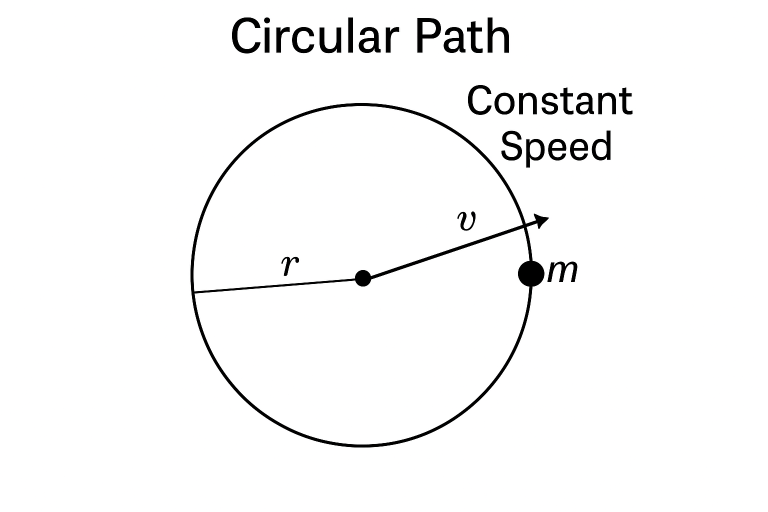
#> input picture uploads/generated_images/69a716da28d7c0beda0be0b6/69a716df28d7c0beda0be103/restored-image-1775037979157scmj.png, 1536 x 1024 px (shown at 1/2 size)
$ python import_scanned_pdf.py --input ../uploads/generated_images/69a716da28d7c0beda0be0b6/69a716df28d7c0beda0be103/restored-image-1775037979157scmj.png --output out
#> lines starting #> are read from the running program, lines starting #| are printed output that depends on the picture; after the words box and inside, x2 and y2 are one past the last pixel; in counts of white or black regions, pixels touching at a corner belong together
#!/usr/bin/env python3
"""
Scanned PDF processor for question imports.

Pipeline:
1) Render PDF pages at target DPI
2) Preprocess pages (grayscale, contrast, adaptive threshold, denoise, deskew)
3) Detect question blocks by text-density layout segmentation
4) Detect/crop likely diagram regions inside blocks

Output JSON is printed to stdout for Node.js service consumption.
"""

import argparse
import json
import os
import sys

import cv2
import pymupdf as fitz  # `import fitz` triggers a deprecation notice on stdout in
                         # current PyMuPDF, which corrupts this script's JSON-on-
                         # stdout contract with its Node.js caller — see
                         # docs/XAMIGO_V2_MASTER_PHASE_4_OFFLINE_EVALUATION.md.
                         # Same API, canonical import name, no output side effect.
import numpy as np


def ensure_dir(path):
    os.makedirs(path, exist_ok=True)


# [5 lines left out: function to_bgr, not called in this run]


def deskew_images(color_img, binary_img):
    inv = 255 - binary_img
    coords = np.column_stack(np.where(inv > 0))
    if coords.size == 0:
        return color_img, binary_img, 0.0

    rect = cv2.minAreaRect(coords.astype(np.float32))
    raw_angle = float(rect[-1])
    angle = raw_angle
    if angle < -45:
        angle = 90 + angle
    if angle > 45:
        angle = angle - 90

    # Ignore pathological angle detections; scanned pages are usually near upright.
    if abs(angle) < 0.2 or abs(angle) > 15:
        return color_img, binary_img, 0.0

    h, w = binary_img.shape[:2]
    center = (w // 2, h // 2)
    matrix = cv2.getRotationMatrix2D(center, angle, 1.0)
    rotated_color = cv2.warpAffine(
        color_img, matrix, (w, h), flags=cv2.INTER_CUBIC, borderMode=cv2.BORDER_REPLICATE
    )
    rotated_binary = cv2.warpAffine(
        binary_img, matrix, (w, h), flags=cv2.INTER_CUBIC, borderMode=cv2.BORDER_REPLICATE
    )
    return rotated_color, rotated_binary, float(angle)


def preprocess_page(color_img):
    gray = cv2.cvtColor(color_img, cv2.COLOR_BGR2GRAY)
    gray = cv2.GaussianBlur(gray, (3, 3), 0)

    # Contrast enhancement
    clahe = cv2.createCLAHE(clipLimit=2.0, tileGridSize=(8, 8))
    contrast = clahe.apply(gray)

    # Noise reduction + adaptive threshold
    denoised = cv2.medianBlur(contrast, 3)
    binary = cv2.adaptiveThreshold(
        denoised,
        255,
        cv2.ADAPTIVE_THRESH_GAUSSIAN_C,
        cv2.THRESH_BINARY,
        35,
        11,
    )

    rotated_color, rotated_binary, angle = deskew_images(color_img, binary)
    return rotated_color, rotated_binary, angle


def spans_from_mask(mask, min_len=8):
    spans = []
    start = None
    for idx, val in enumerate(mask):
        if val and start is None:
            start = idx
        if not val and start is not None:
            if idx - start >= min_len:
                spans.append((start, idx - 1))
            start = None
    if start is not None and len(mask) - start >= min_len:
        spans.append((start, len(mask) - 1))
    return spans


def merge_spans(spans, max_gap):
    if not spans:
        return []
    merged = [list(spans[0])]
    for s, e in spans[1:]:
        if s - merged[-1][1] <= max_gap:
            merged[-1][1] = max(merged[-1][1], e)
        else:
            merged.append([s, e])
    return [(s, e) for s, e in merged]


def detect_question_blocks(binary_img):
    inv = 255 - binary_img
    h, w = inv.shape[:2]

    row_ink = np.sum(inv > 0, axis=1)
    row_threshold = max(4, int(w * 0.003))
    text_rows = row_ink > row_threshold

    line_spans = spans_from_mask(text_rows, min_len=8)
    if not line_spans:
        return [(0, 0, w, h)]

    # Merge close lines so one question + options stay in same block
    blocks_y = merge_spans(line_spans, max_gap=90)

    blocks = []
    for y1, y2 in blocks_y:
        y1 = max(0, y1 - 10)
        y2 = min(h - 1, y2 + 12)
        if y2 - y1 < 60:
            continue

        region = inv[y1 : y2 + 1, :]
        col_ink = np.sum(region > 0, axis=0)
        col_threshold = max(5, int((y2 - y1 + 1) * 0.02))
        cols = np.where(col_ink > col_threshold)[0]
        if cols.size > 0:
            x1 = max(0, int(cols[0]) - 12)
            x2 = min(w - 1, int(cols[-1]) + 12)
        else:
            x1, x2 = 0, w - 1

        if (x2 - x1) < 220:
            continue

        blocks.append((x1, y1, x2 + 1, y2 + 1))

    if not blocks:
        blocks = [(0, 0, w, h)]

    # Merge near-overlapping blocks
    blocks.sort(key=lambda b: (b[1], b[0]))
    merged = [list(blocks[0])]
    for x1, y1, x2, y2 in blocks[1:]:
        px1, py1, px2, py2 = merged[-1]
        if y1 - py2 <= 28:
            merged[-1] = [min(px1, x1), min(py1, y1), max(px2, x2), max(py2, y2)]
        else:
            merged.append([x1, y1, x2, y2])

    merged_blocks = [tuple(b) for b in merged]

    # Secondary contour-based fallback if segmentation looks too narrow.
    max_height = max((b[3] - b[1]) for b in merged_blocks) if merged_blocks else 0
    if len(merged_blocks) == 1 and max_height < int(h * 0.22):
        inv = 255 - binary_img
        kernel = cv2.getStructuringElement(cv2.MORPH_RECT, (45, 11))
        closed = cv2.morphologyEx(inv, cv2.MORPH_CLOSE, kernel, iterations=2)
        contours, _ = cv2.findContours(closed, cv2.RETR_EXTERNAL, cv2.CHAIN_APPROX_SIMPLE)
        contour_boxes = []
        for c in contours:
            x, y, bw, bh = cv2.boundingRect(c)
            area = bw * bh
            if area < 9000:
                continue
            if bw < 260 or bh < 70:
                continue
            contour_boxes.append((x, y, x + bw, y + bh))

        contour_boxes.sort(key=lambda b: (b[1], b[0]))
        if contour_boxes:
            merged2 = [list(contour_boxes[0])]
            for x1, y1, x2, y2 in contour_boxes[1:]:
                px1, py1, px2, py2 = merged2[-1]
                if y1 - py2 <= 30:
                    merged2[-1] = [min(px1, x1), min(py1, y1), max(px2, x2), max(py2, y2)]
                else:
                    merged2.append([x1, y1, x2, y2])
            merged_blocks = [tuple(b) for b in merged2]

    return merged_blocks


def detect_diagram_bbox(block_binary):
    inv = 255 - block_binary
    bh, bw = inv.shape[:2]
    block_area = float(max(1, bw * bh))

    num_labels, labels, stats, _ = cv2.connectedComponentsWithStats(inv, connectivity=8)
    candidates = []
    for idx in range(1, num_labels):
        x = int(stats[idx, cv2.CC_STAT_LEFT])
        y = int(stats[idx, cv2.CC_STAT_TOP])
        w = int(stats[idx, cv2.CC_STAT_WIDTH])
        h = int(stats[idx, cv2.CC_STAT_HEIGHT])
        area = float(stats[idx, cv2.CC_STAT_AREA])

        if area < 0.015 * block_area:
            continue
        if w < 0.18 * bw or h < 0.12 * bh:
            continue
        if h < 25:
            continue

        candidates.append((area, x, y, w, h))

    if not candidates:
        return None

    _, x, y, w, h = max(candidates, key=lambda item: item[0])
    pad = 8
    x1 = max(0, x - pad)
    y1 = max(0, y - pad)
    x2 = min(bw, x + w + pad)
    y2 = min(bh, y + h + pad)
    if (x2 - x1) < 40 or (y2 - y1) < 40:
        return None
    return x1, y1, x2, y2


def detect_text_and_options_regions(binary_without_diagram):
    inv = 255 - binary_without_diagram
    bh, bw = inv.shape[:2]
    row_ink = np.sum(inv > 0, axis=1)
    row_threshold = max(3, int(bw * 0.0025))
    text_rows = row_ink > row_threshold
    spans = spans_from_mask(text_rows, min_len=4)

    if not spans:
        return {
            "questionTextRegion": [0, 0, int(bw), int(bh)],
            "optionsRegion": None,
        }

    text_top = max(0, spans[0][0] - 2)
    text_bottom = min(bh, spans[-1][1] + 2)

    options_start = None
    for idx, (start, _end) in enumerate(spans):
        if start >= int(bh * 0.45) and (len(spans) - idx) >= 3:
            options_start = start
            break

    if options_start is None and len(spans) >= 3:
        options_start = spans[-3][0]

    if options_start is None:
        return {
            "questionTextRegion": [0, int(text_top), int(bw), int(text_bottom)],
            "optionsRegion": None,
        }

    q_bottom = max(text_top + 5, options_start - 2)
    question_region = [0, int(text_top), int(bw), int(min(bh, q_bottom))]
    options_region = [0, int(max(0, options_start - 2)), int(bw), int(text_bottom)]
    return {
        "questionTextRegion": question_region,
        "optionsRegion": options_region,
    }


def process_page_image(color, page_number, output_dir):
    processed_color, processed_binary, angle = preprocess_page(color)
    raw_page_path = os.path.abspath(os.path.join(output_dir, f"page_{page_number}.png"))
    pre_page_path = os.path.abspath(os.path.join(output_dir, f"page_{page_number}_pre.png"))
    cv2.imwrite(raw_page_path, color)
    cv2.imwrite(pre_page_path, processed_binary)

    blocks = detect_question_blocks(processed_binary)
    page_blocks = []
    for block_idx, (x1, y1, x2, y2) in enumerate(blocks, start=1):
        block_color = processed_color[y1:y2, x1:x2]
        block_binary = processed_binary[y1:y2, x1:x2]
        if block_color.size == 0 or block_binary.size == 0:
            continue

        block_path = os.path.abspath(
            os.path.join(output_dir, f"page_{page_number}_block_{block_idx}.png")
        )
        block_pre_path = os.path.abspath(
            os.path.join(output_dir, f"page_{page_number}_block_{block_idx}_pre.png")
        )
        cv2.imwrite(block_path, block_color)
        cv2.imwrite(block_pre_path, block_binary)

        diagram_path = ""
        diagram_bbox = detect_diagram_bbox(block_binary)

        ocr_color = block_color.copy()
        ocr_binary = block_binary.copy()
        if diagram_bbox is not None:
            dx1, dy1, dx2, dy2 = diagram_bbox
            diagram_crop = block_color[dy1:dy2, dx1:dx2]
            if diagram_crop.size > 0:
                diagram_path = os.path.abspath(
                    os.path.join(output_dir, f"page_{page_number}_block_{block_idx}_diagram.png")
                )
                cv2.imwrite(diagram_path, diagram_crop)
                # Mask-out diagram region so OCR does not read circuit labels as options/text.
                ocr_color[dy1:dy2, dx1:dx2] = 255
                ocr_binary[dy1:dy2, dx1:dx2] = 255
            else:
                diagram_bbox = None

        ocr_path = os.path.abspath(
            os.path.join(output_dir, f"page_{page_number}_block_{block_idx}_ocr.png")
        )
        ocr_pre_path = os.path.abspath(
            os.path.join(output_dir, f"page_{page_number}_block_{block_idx}_ocr_pre.png")
        )
        cv2.imwrite(ocr_path, ocr_color)
        cv2.imwrite(ocr_pre_path, ocr_binary)

        text_regions = detect_text_and_options_regions(ocr_binary)
        page_blocks.append(
            {
                "blockIndex": block_idx,
                "bbox": [int(x1), int(y1), int(x2), int(y2)],
                "blockImage": block_path,
                "preprocessedBlockImage": block_pre_path,
                "ocrBlockImage": ocr_path,
                "ocrBlockPreprocessedImage": ocr_pre_path,
                "diagramImage": diagram_path,
                "layoutRegions": {
                    "questionTextRegion": text_regions.get("questionTextRegion"),
                    "optionsRegion": text_regions.get("optionsRegion"),
                    "diagramRegion": [
                        int(diagram_bbox[0]),
                        int(diagram_bbox[1]),
                        int(diagram_bbox[2]),
                        int(diagram_bbox[3]),
                    ]
                    if diagram_bbox is not None
                    else None,
                },
            }
        )

    return {
        "pageNumber": page_number,
        "rawImage": raw_page_path,
        "preprocessedImage": pre_page_path,
        "deskewAngle": angle,
        "blocks": page_blocks,
    }


# [18 lines left out: function process_pdf, not called in this run]


def process_image(input_image, output_dir):
    ensure_dir(output_dir)
    color = cv2.imread(input_image, cv2.IMREAD_COLOR)
    if color is None or color.size == 0:
        raise ValueError("Unable to read input image.")
    page_output = process_page_image(color, 1, output_dir)
    return {"success": True, "pages": [page_output]}


def process_input(input_path, output_dir, dpi):
    ext = os.path.splitext(str(input_path).lower())[1]
    if ext == ".pdf":
        return process_pdf(input_path, output_dir, dpi)
    if ext in {".png", ".jpg", ".jpeg", ".bmp", ".tif", ".tiff", ".webp"}:
        return process_image(input_path, output_dir)
    raise ValueError("Unsupported input type. Allowed: PDF, PNG, JPG, JPEG, BMP, TIF, TIFF, WEBP")


def main():
    parser = argparse.ArgumentParser()
    parser.add_argument("--input", required=True, help="Input PDF path")
    parser.add_argument("--output", required=True, help="Output folder path")
    parser.add_argument("--dpi", default="300", help="Render DPI (default 300)")
    args = parser.parse_args()

    try:
        dpi = int(args.dpi)
        result = process_input(args.input, args.output, dpi=dpi)
#> in process_image, color is the input picture: shape (1024, 1536, 3); mean B, G, R 247.6, 247.6, 247.6
#> in deskew_images, `inv = 255 - binary_img`:
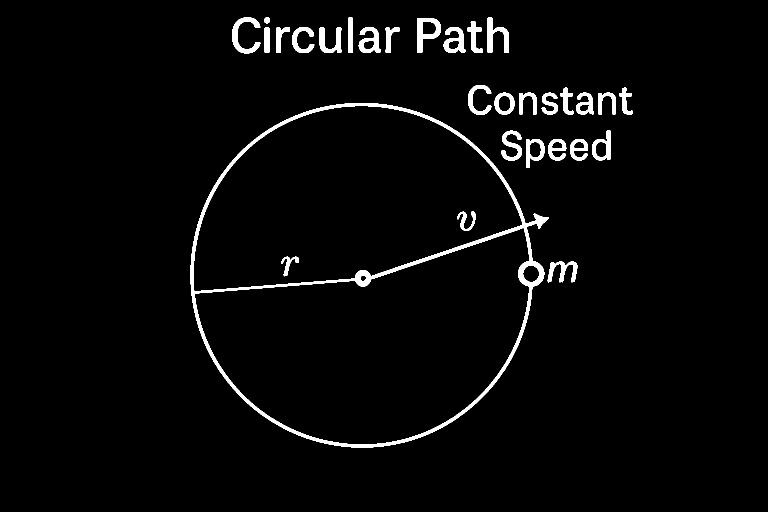
#> inv: shape (1024, 1536) (shown at 1/2 size); 2.9% white; 30 white regions, largest, box (x1, y1, x2, y2) and area: (381, 206, 1098, 895) 20036, (464, 35, 521, 107) 1488, (834, 36, 882, 106) 1457
#> in deskew_images, `coords = np.column_stack(np.where(inv > 0))`: coords = 45560 pairs, first value 35 to 894, second value 381 to 1265
#> in deskew_images, `rect = cv2.minAreaRect(coords.astype(np.float32))`: rect = ((459.1, 806.6), (898, 817.3), -10.42)
#> in deskew_images, `raw_angle = float(rect[-1])`: raw_angle = -10.42
#> in deskew_images, `matrix = cv2.getRotationMatrix2D(center, angle, 1.0)`: matrix = [[0.983, -0.181, 105.3], [0.181, 0.983, -130.5]]
#> in deskew_images, `rotated_color = cv2.warpAffine( color_img, matrix, (w, h), flags=cv2.I..`:
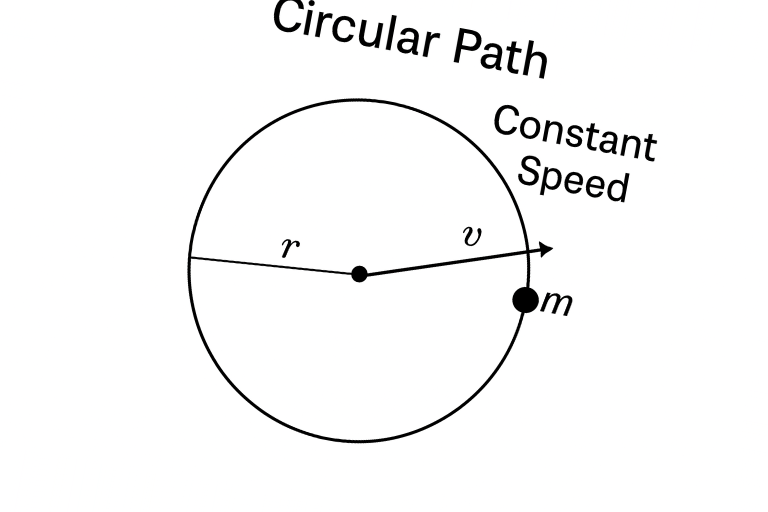
#> rotated_color: shape (1024, 1536, 3) (shown at 1/2 size); mean B, G, R 247.7, 247.7, 247.6
#> in preprocess_page, `rotated_color, rotated_binary, angle = deskew_images(color_img, binary)`: angle = -10.42
#> in detect_question_blocks, `row_ink = np.sum(inv > 0, axis=1)`: row_ink = 1024 values, max 174 at index 93, min 0 at index 159, mean 52.79
#> the loop in spans_from_mask, `for idx, val in enumerate(mask):` made 1024 passes
#> after the loop in spans_from_mask, `for idx, val in enumerate(mask):`: spans = [(0, 156), (195, 887)]
#> in merge_spans, `merged = [list(spans[0])]`: merged = [[0, 156]]
#> the loop in merge_spans, `for s, e in spans[1:]:` made 1 pass
#> after the loop in merge_spans, `for s, e in spans[1:]:`: merged = [[0, 887]]
#> in detect_question_blocks, `blocks_y = merge_spans(line_spans, max_gap=90)`: blocks_y = [(0, 887)]
#> the loop in detect_question_blocks, `for y1, y2 in blocks_y:` made 1 pass
#> (y1, y2, col_threshold, x1, x2) on pass 1: (0, 899, 18, 362, 1317)
#> pass 1, in detect_question_blocks, `region = inv[y1 : y2 + 1, :]`:
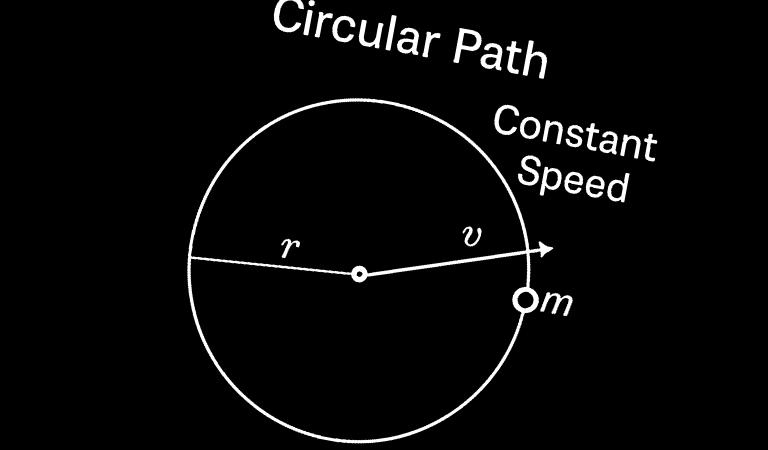
#> region: shape (900, 1536) (shown at 1/2 size); min 0, max 255, mean 8.4
#> after the loop in detect_question_blocks, `for y1, y2 in blocks_y:`: blocks = [(362, 0, 1318, 900)]
#> in detect_question_blocks, `merged = [list(blocks[0])]`: merged = [[362, 0, 1318, 900]]
#> in detect_question_blocks, `merged_blocks = [tuple(b) for b in merged]`: merged_blocks = [(362, 0, 1318, 900)]
#> in detect_question_blocks, `max_height = max((b[3] - b[1]) for b in merged_blocks) if merged_block..`: max_height = 900
#> in process_page_image, `blocks = detect_question_blocks(processed_binary)`: blocks = [(362, 0, 1318, 900)]
#> the loop in process_page_image, `for block_idx, (x1, y1, x2, y2) in enumerate(blocks, start=1):` made 1 pass
#> (block_idx, diagram_path) on pass 1: (1, '')
#> pass 1, in process_page_image, `block_color = processed_color[y1:y2, x1:x2]`:
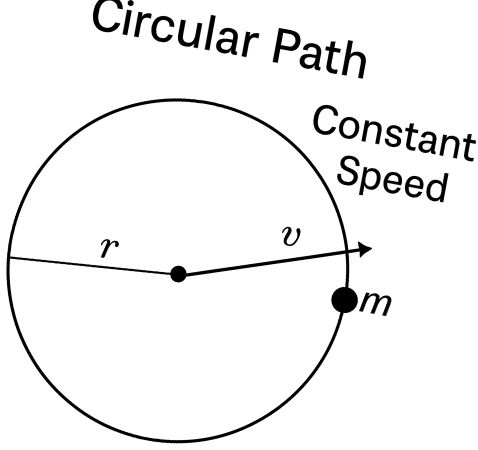
#> block_color: shape (900, 956, 3) (shown at 1/2 size); mean B, G, R 241.7, 241.6, 241.6
#> pass 1, in detect_diagram_bbox, `inv = 255 - block_binary`:
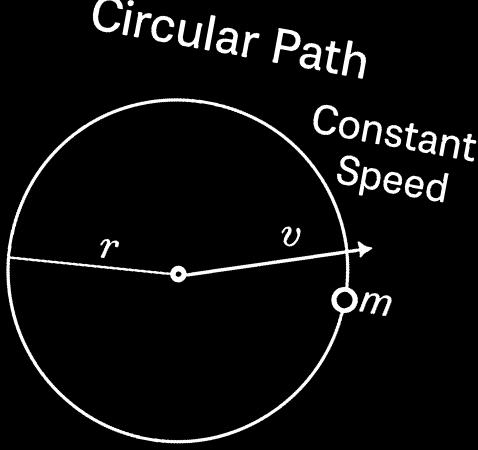
#> inv: shape (900, 956) (shown at 1/2 size); min 0, max 255, mean 13.4
#> pass 1, in detect_diagram_bbox, `num_labels, labels, stats, _ = cv2.connectedComponentsWithStats(inv, c..`:
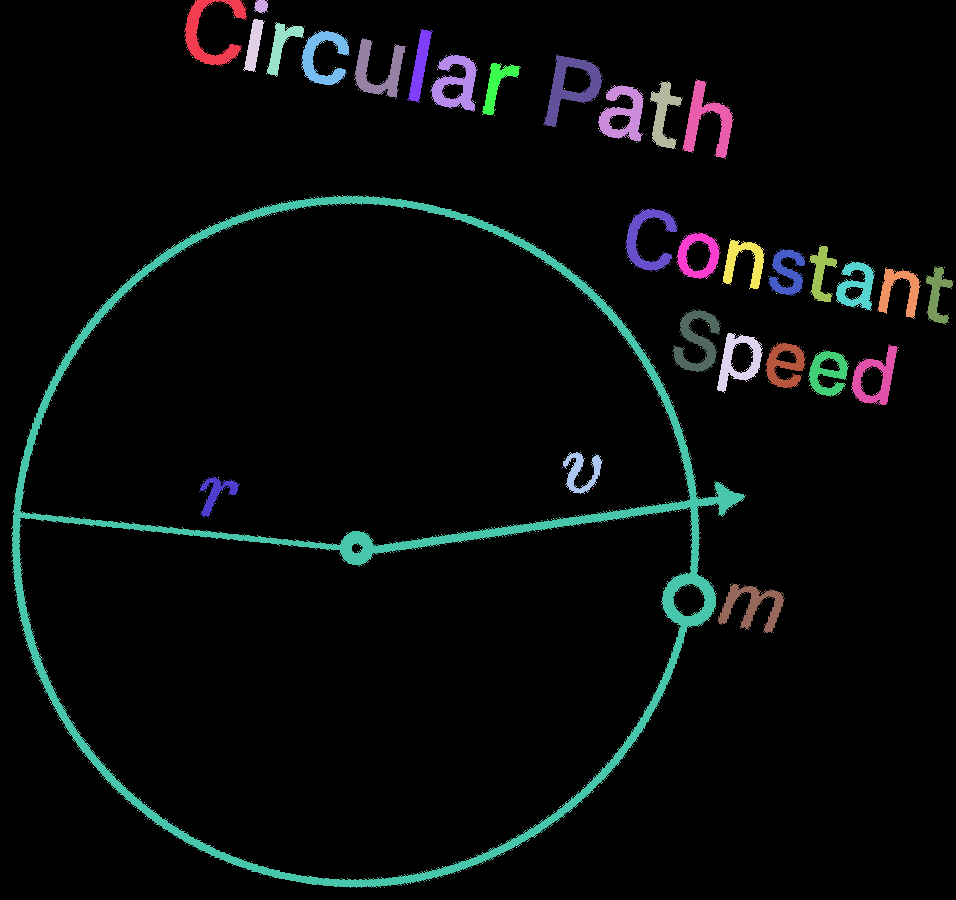
#> labels: shape (900, 956) int32; 162 distinct labels, from 0 to 161; one colour per label, 0 black
#> after the loop in process_page_image, `for block_idx, (x1, y1, x2, y2) in enumerate(blocks, start=1):`:
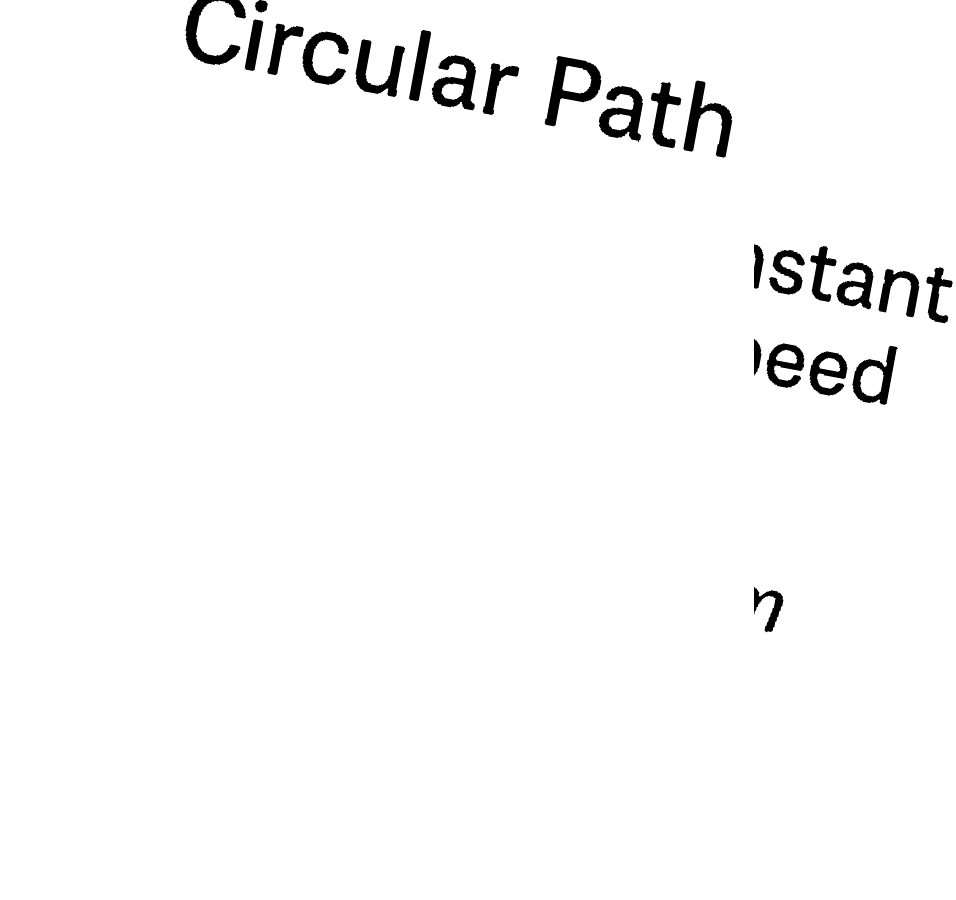
#> ocr_binary: shape (900, 956); min 0, max 255, mean 249.3
#> after the loop in process_page_image, `for block_idx, (x1, y1, x2, y2) in enumerate(blocks, start=1):`: dx1 = 3; dx2 = 754; dy1 = 187; dy2 = 896; page_blocks = 1 item
#> in process_image, `page_output = process_page_image(color, 1, output_dir)`: page_output = 5 items
#> result = 2 items
        print(json.dumps(result, ensure_ascii=False))
#> (printed output is left out)
    except Exception as exc:
        print(json.dumps({"success": False, "error": str(exc)}))
        sys.exit(0)


if __name__ == "__main__":
    main()
